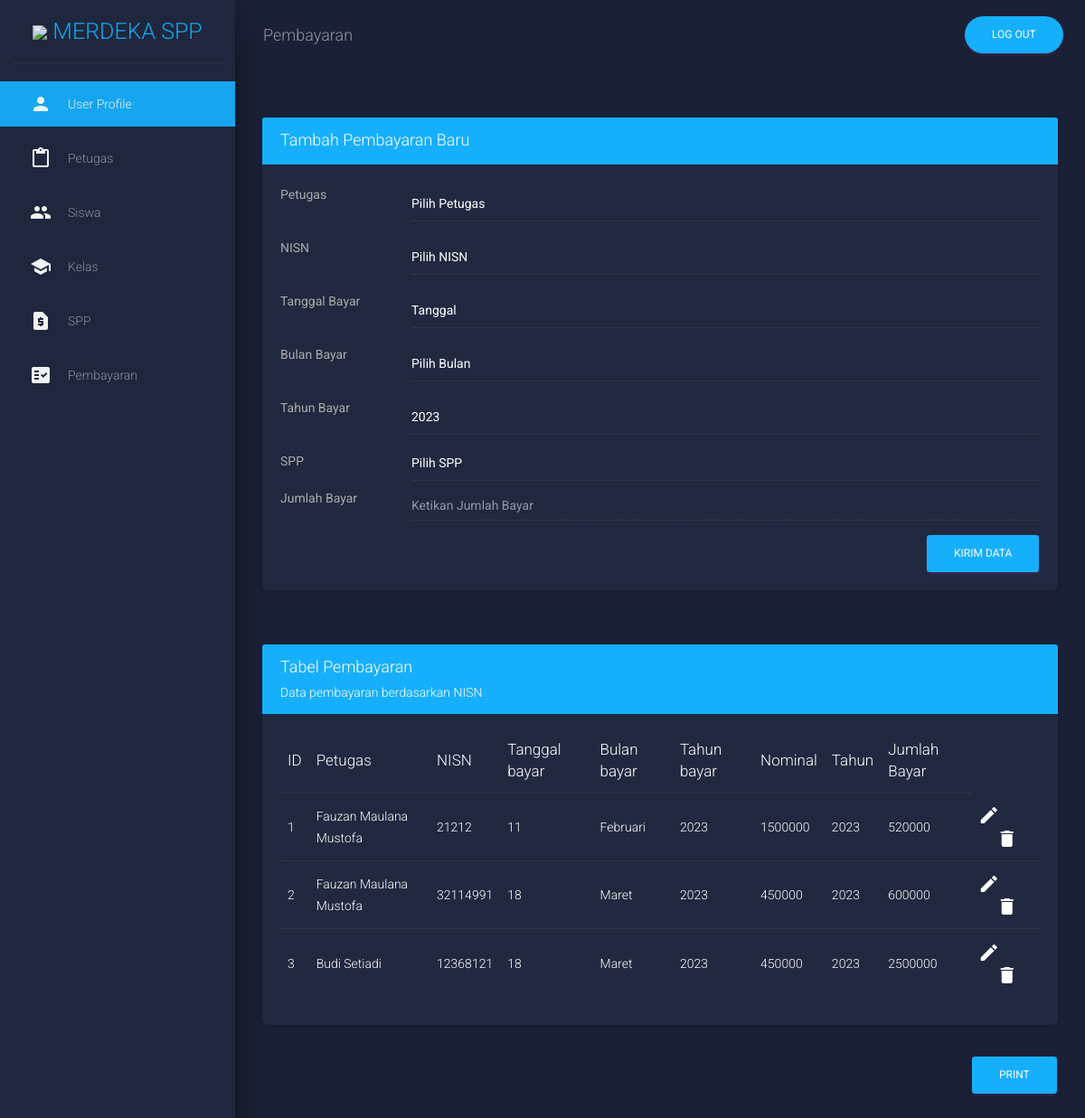
Screenshot of /website/view/pembayaran.php (signed in) with the database file from the repository.
### tables this page shows
CREATE TABLE `pembayaran` (
  `id_pembayaran` int(11) NOT NULL,
  `id_petugas` int(11) NOT NULL,
  `nisn` varchar(10) NOT NULL,
  `tgl_bayar` int(11) NOT NULL,
  `bulan_dibayar` varchar(8) NOT NULL,
  `tahun_bayar` int(4) NOT NULL,
  `id_spp` int(11) NOT NULL,
  `jumlah_bayar` int(11) NOT NULL
);

CREATE TABLE `petugas` (
  `id` int(11) NOT NULL,
  `nama_petugas` varchar(25) NOT NULL,
  `username` varchar(35) NOT NULL,
  `password` varchar(35) NOT NULL,
  `level1` enum('admin','petugas') NOT NULL
);

CREATE TABLE `spp` (
  `id_spp` int(11) NOT NULL,
  `tahun` int(11) NOT NULL,
  `nominal` int(11) NOT NULL
);

### website/view/pembayaran.php (the view, shortened to what this page needs)
<!DOCTYPE html>
<html lang="en">
<head>
  <link rel="stylesheet" href="https://maxcdn.bootstrapcdn.com/font-awesome/latest/css/font-awesome.min.css">
  <link href="../assets/css/material-dashboards.css?v=2.1.0" rel="stylesheet" />
  <link href="../assets/demo/demo.css" rel="stylesheet" />
</head>
<body class="dark-edition">
  <div class="wrapper ">
    <div class="sidebar" data-color="purple" data-background-color="black">
      <?php
      include('logo.php');
      ?>
      <div class="sidebar-wrapper">
        <?php include('sidebar.php') ?>
      </div>
    </div>
    <div class="main-panel">
      <nav class="navbar navbar-expand-lg navbar-transparent navbar-absolute fixed-top " id="navigation-example">
        <div class="container-fluid">
          <div class="navbar-wrapper">
            <a class="navbar-brand" href="javascript:void(0)">Pembayaran</a>
          </div>
          <div class="collapse navbar-collapse justify-content-end">
            <ul class="navbar-nav">
              <li class="">
                <a class="nav-link" href="../../login/login.php">
                  <button style="background-color: #16affb;" class="btn btn-primary btn-round">Log Out</button>
                </a>
              </li>
            </ul>
          </div>
        </div>
      </nav>
      <div class="content">
        <div class="container-fluid">
          <div class="row">
            <div class="col-md-12">
            <div class="card ">
            <div style="background-color: #16affb;" class="card-header">
                  <div class="card-text">
                    <h4 class="card-title" style="color: white;">Tambah Pembayaran Baru</h4>
                  </div>
                </div>
                <div class="card-body ">
                  <form method="POST" action="pembayaraninput.php" class="form-horizontal" autocomplete="off">
                    <div class="row">
                      <label class="col-sm-2 col-form-label">Petugas</label>
                      <div class="col-sm-10">
                        <div class="form-group">
                          <select class="form-control" name="id_petugas" id="exampleFormControlSelect1">
                            <option style="color: black;">Pilih Petugas</option>
                          </select>
                        </div>
                      </div>
                    </div>
                    <div class="row">
                      <label class="col-sm-2 col-form-label">NISN</label>
                      <div class="col-sm-10">
                        <div class="form-group">
                          <select class="form-control" name="nisn" id="exampleFormControlSelect1">
                            <option style="color: black;">Pilih NISN</option>
                          </select>
                        </div>
                      </div>
                    </div>
                    <div class="row">
                      <label class="col-sm-2 col-form-label">Tanggal Bayar</label>
                      <div class="col-sm-10">
                        <div class="form-group">
                          <select class="form-control" name="tgl_bayar" id="exampleFormControlSelect1">
                            <option style="color: black;">Tanggal</option>
                          </select>
                        </div>
                      </div>
                    </div>
                    <div class="row">
                      <label class="col-sm-2 col-form-label">Bulan Bayar</label>
                      <div class="col-sm-10">
                        <div class="form-group">
                          <select class="form-control" name="bulan_dibayar" id="exampleFormControlSelect1">
                            <option style="color: black;" selected="selected">Pilih Bulan</option>
                          </select>
                        </div>
                      </div>
                    </div>
                    <div class="row">
                      <label class="col-sm-2 col-form-label">Tahun Bayar</label>
                      <div class="col-sm-10">
                        <div class="form-group">
                        <select class="form-control" name="tahun_bayar" id="exampleFormControlSelect1">
                          <?php
                          $now = date('Y');
                          for ($a = $now; $a <= $now; $a++) {
                            echo "<option  style='color: black;' value='$a'>$a</option>";
                          }
                          ?>
                        </select>
                        </div>
                      </div>
                    </div>
                    <div class="row">
                      <label class="col-sm-2 col-form-label">SPP</label>
                      <div class="col-sm-10">
                      <select class="form-control" name="id_spp" id="exampleFormControlSelect1">
                            <option style="color: black;">Pilih SPP</option>
                          </select>
                      </div>
                    </div>
                    <div class="row">
                      <label class="col-sm-2 col-form-label">Jumlah Bayar</label>
                      <div class="col-sm-10">
                        <div class="form-group">
                          <input type="text" class="form-control" name="jumlah_bayar" placeholder="Ketikan Jumlah Bayar">
                        </div>
                      </div>
                    </div>
                    <button style="background-color: #16affb;" type="submit" class="btn btn-primary pull-right">Kirim Data</button>
                  </form>
                </div>
              </div>
            </div>
            <div class="col-md-12">
            <div class="card">
            <div style="background-color: #16affb;" class="card-header">
                  <h4 class="card-title text-white">Tabel Pembayaran</h4>
                  <p class="card-category text-white"> Data pembayaran berdasarkan NISN</p>
                </div>
                <div class="card-body">
                  <div class="table-responsive">
                    <table class="table">
                      <thead class=" text-primary">
                        <th>
                          ID
                        </th>
                        <th>
                          Petugas
                        </th>
                        <th>
                          NISN
                        </th>
                        <th>
                          Tanggal bayar
                        </th>
                        <th>
                          Bulan bayar
                        </th>
                        <th>
                          Tahun bayar
                        </th>
                        <th>
                          Nominal
                        </th>
                        <th>
                          Tahun
                        </th>
                        <th>
                          Jumlah Bayar
                        </th>
                      </thead>
                      <tbody>
                        <?php
                        include 'koneksi.php';
                        $no = 1;
                        $data = mysqli_query($koneksi, "select * from pembayaran as a LEFT JOIN spp as b ON a.id_spp = b.id_spp LEFT JOIN petugas as c on a.id_petugas = c.id");
                        while ($d = mysqli_fetch_array($data)) {
                        ?>
                          <tr>
                            <td><?php echo $no++ ?></td>
                            <td><?php echo $d['nama_petugas']; ?></td>
                            <td><?php echo $d['nisn']; ?></td>
                            <td><?php echo $d['tgl_bayar']; ?></td>
                            <td><?php echo $d['bulan_dibayar']; ?></td>
                            <td><?php echo $d['tahun_bayar']; ?></td>
                            <td><?php echo $d['nominal']; ?></td>
                            <td><?php echo $d['tahun']; ?></td>
                            <td><?php echo $d['jumlah_bayar']; ?></td>
                            <td>
                              <a href="pembayaran_edit.php?id=<?php echo $d['id_pembayaran']; ?>"><i class="material-icons text-white">mode_edit</i></a>
                              <a style="margin-left:20px;" href="pembayaranhapus.php?id_pembayaran=<?php echo $d['id_pembayaran']; ?>"><i class="material-icons text-white">delete</i></a>
                            </td>
                          </tr>
                        <?php
                        }
                        ?>
                      </tbody>
                    </table>
                  </div>
                </div>
              </div>
              <a href="print_pembayaran.php" target="_blank"><button style="background-color: #16affb;" class="btn btn-primary pull-right">Print</button></a>
            </div>
          </div>
        </div>
      </div>
    </div>
  </div>
</body>
</html>

### rows the page displays
pembayaran: id_petugas.nama_petugas "Fauzan Maulana Mustofa", nisn "21212", tgl_bayar "11", bulan_dibayar "Februari", tahun_bayar "2023", id_spp.nominal "1500000", id_spp.tahun "2023", jumlah_bayar "520000"
pembayaran: id_petugas.nama_petugas "Fauzan Maulana Mustofa", nisn "32114991", tgl_bayar "18", bulan_dibayar "Maret", tahun_bayar "2023", id_spp.nominal "450000", id_spp.tahun "2023", jumlah_bayar "600000"
pembayaran: id_petugas.nama_petugas "Budi Setiadi", nisn "12368121", tgl_bayar "18", bulan_dibayar "Maret", tahun_bayar "2023", id_spp.nominal "450000", id_spp.tahun "2023", jumlah_bayar "2500000"

### other values shown
form field tahun_bayar "2023"
